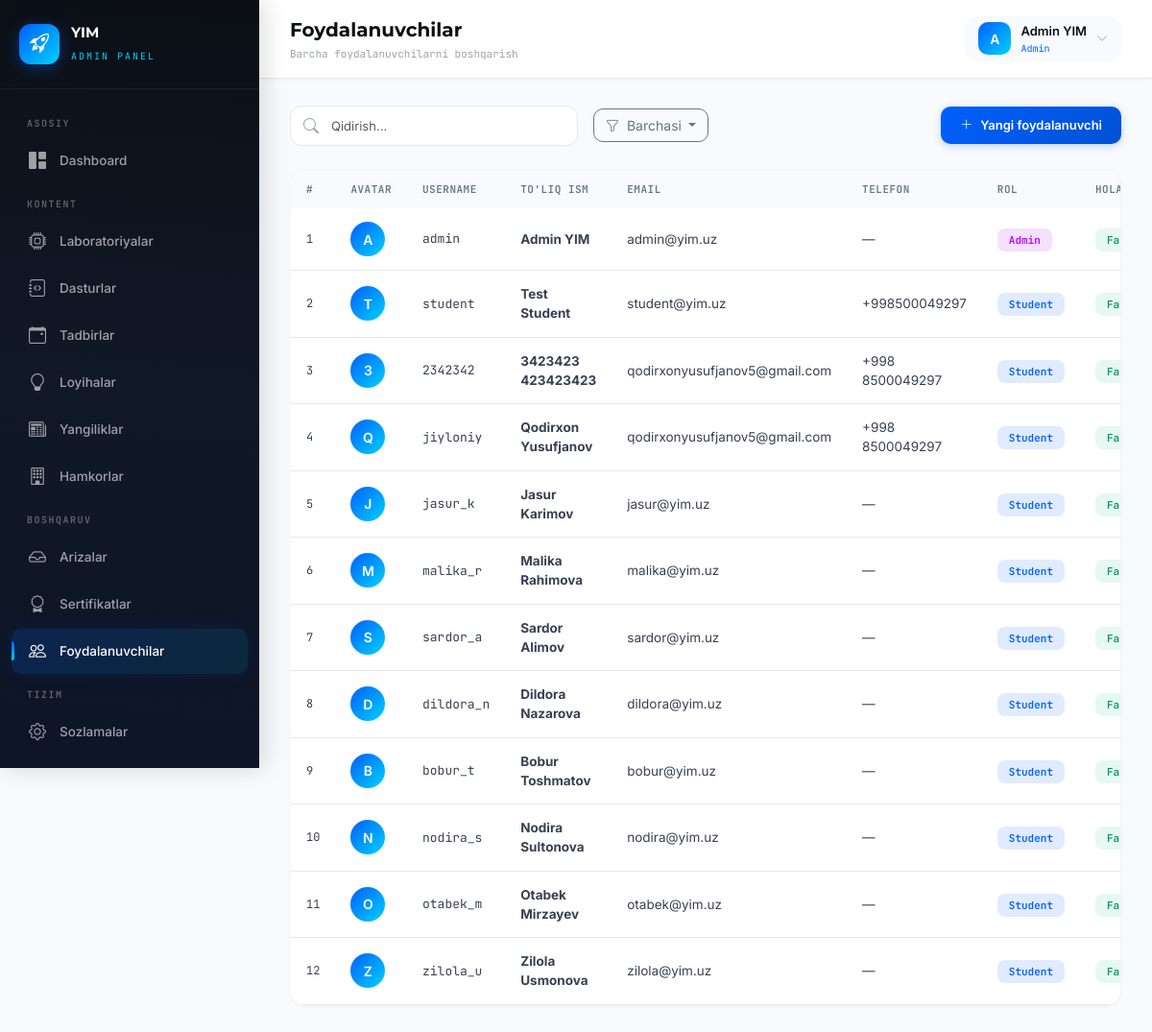
Page /admin-panel/users/ (signed in) on the committed database.
### accounts/models.py (models this page shows, shortened)
class User(AbstractUser):
    ROLE_CHOICES = (
        ('admin', 'Admin'),
        ('student', 'Student'),
    )
    role = models.CharField(max_length=10, choices=ROLE_CHOICES, default='student')
    phone = models.CharField(max_length=20, blank=True, null=True)
    avatar = models.ImageField(upload_to='avatars/', blank=True, null=True)
    bio = models.TextField(blank=True, null=True)
    birth_date = models.DateField(blank=True, null=True)
    @property
    def is_admin_user(self):
        return self.role == 'admin' or self.is_superuser

### dashboard/views.py (the view)
# urls.py: path('users/', views.user_list, name='user_list'),
@admin_required
def user_list(request):
    items = User.objects.all()
    search = request.GET.get('search', '')
    role_filter = request.GET.get('role', '')
    if search:
        items = items.filter(username__icontains=search) | items.filter(first_name__icontains=search) | items.filter(last_name__icontains=search)
    if role_filter:
        items = items.filter(role=role_filter)
    return render(request, 'dashboard/users/list.html', {
        'users': items,
        'search': search,
        'role_filter': role_filter,
    })

### dashboard/context_processors.py (called while the page is built)
def pending_applications(request):
    if request.user.is_authenticated:
        try:
            count = Application.objects.filter(status='pending').count()
            return {'pending_count': count}
        except Exception:
            return {'pending_count': 0}
    return {'pending_count': 0}

### dashboard/views.py (called while the page is built)
def admin_required(view_func):
    @wraps(view_func)
    @login_required
    def wrapper(request, *args, **kwargs):
        if not request.user.is_admin_user:
            messages.error(request, "Sizda ruxsat yo'q!")
            return redirect('login')
        return view_func(request, *args, **kwargs)
    return wrapper

### templates/dashboard/users/list.html (shortened to what this page needs)
{% extends "dashboard/base.html" %}
{% block page_title %}Foydalanuvchilar{% endblock %}
{% block page_subtitle %}Barcha foydalanuvchilarni boshqarish{% endblock %}
{% block content %}
<div class="d-flex justify-content-between align-items-center mb-4 flex-wrap gap-3">
    <div class="d-flex gap-3 align-items-center flex-wrap">
        <div class="search-box">
            <i class="bi bi-search"></i>
            <form method="get">
                <input type="text" class="form-control" name="search" value="{{ search }}" placeholder="Qidirish...">
            </form>
        </div>
        <div class="dropdown">
            <button class="btn btn-outline-secondary dropdown-toggle" type="button" data-bs-toggle="dropdown" style="border-radius: 10px; font-size: 14px;">
                <i class="bi bi-funnel me-1"></i>
                {% if role_filter == 'admin' %}Admin
                {% elif role_filter == 'student' %}Student
                {% else %}Barchasi{% endif %}
            </button>
        </div>
    </div>
    <a href="{% url 'dashboard:user_create' %}" class="btn btn-primary-custom">
        <i class="bi bi-plus-lg me-2"></i>Yangi foydalanuvchi
    </a>
</div>
<div class="data-card animate-in">
    <div class="table-responsive">
        <table class="table table-modern mb-0">
            <thead>
                <tr>
                    <th>#</th>
                    <th>Avatar</th>
                    <th>Username</th>
                    <th>To'liq ism</th>
                    <th>Email</th>
                    <th>Telefon</th>
                    <th>Rol</th>
                    <th>Holat</th>
                </tr>
            </thead>
            <tbody>
                {% for user in users %}
                <tr>
                    <td style="font-family: 'JetBrains Mono'; font-size: 12px;">{{ forloop.counter }}</td>
                    <td>
                        <div style="width: 36px; height: 36px; border-radius: 50%; background: linear-gradient(135deg, var(--primary), var(--neon-cyan)); display: flex; align-items: center; justify-content: center; color: #fff; font-size: 14px; font-weight: 600;">
                            {{ user.first_name|default:user.username|first|upper }}
                        </div>
                    </td>
                    <td style="font-family: 'JetBrains Mono'; font-size: 13px;">{{ user.username }}</td>
                    <td><strong>{{ user.get_full_name|default:"—" }}</strong></td>
                    <td>{{ user.email|default:"—" }}</td>
                    <td>{{ user.phone|default:"—" }}</td>
                    <td>
                        {% if user.is_staff %}
                        <span class="badge-status" style="background: rgba(176,0,255,0.12); color: #B000FF;">Admin</span>
                        {% else %}
                        <span class="badge-status" style="background: rgba(0,95,253,0.12); color: #005FFD;">Student</span>
                        {% endif %}
                    </td>
                    <td>
                        {% if user.is_active %}
                        <span class="badge-status badge-active">Faol</span>
                        {% else %}
                        <span class="badge-status badge-inactive">Nofaol</span>
                        {% endif %}
                    </td>
                </tr>
                {% endfor %}
            </tbody>
        </table>
    </div>
</div>
{% endblock %}

### templates/dashboard/base.html (shortened to what this page needs)
{% load static %}
<!DOCTYPE html>
<html lang="uz" data-bs-theme="light">
<head>
    <link href="https://cdn.jsdelivr.net/npm/bootstrap@5.3.3/dist/css/bootstrap.min.css" rel="stylesheet">
    <link href="https://cdn.jsdelivr.net/npm/bootstrap-icons@1.11.3/font/bootstrap-icons.min.css" rel="stylesheet">
</head>
<body>
    <aside class="sidebar" id="sidebar">
        <div class="sidebar-brand">
            <div class="brand-icon">
                <i class="bi bi-rocket-takeoff"></i>
            </div>
            <div>
                <h5>YIM</h5>
                <small>Admin Panel</small>
            </div>
        </div>
        <nav class="sidebar-nav">
            <div class="nav-section-title">Asosiy</div>
            <a href="{% url 'dashboard:home' %}" class="nav-link {% if request.resolver_match.url_name == 'home' %}active{% endif %}">
                <i class="bi bi-grid-1x2-fill"></i>
                Dashboard
            </a>
            <div class="nav-section-title">Kontent</div>
            <a href="{% url 'dashboard:laboratory_list' %}" class="nav-link {% if 'laborator' in request.resolver_match.url_name %}active{% endif %}">
                <i class="bi bi-cpu"></i>
                Laboratoriyalar
            </a>
            <a href="{% url 'dashboard:program_list' %}" class="nav-link {% if 'program' in request.resolver_match.url_name %}active{% endif %}">
                <i class="bi bi-journal-code"></i>
                Dasturlar
            </a>
            <a href="{% url 'dashboard:event_list' %}" class="nav-link {% if 'event' in request.resolver_match.url_name %}active{% endif %}">
                <i class="bi bi-calendar-event"></i>
                Tadbirlar
            </a>
            <a href="{% url 'dashboard:project_list' %}" class="nav-link {% if 'project' in request.resolver_match.url_name %}active{% endif %}">
                <i class="bi bi-lightbulb"></i>
                Loyihalar
            </a>
            <a href="{% url 'dashboard:news_list' %}" class="nav-link {% if 'news' in request.resolver_match.url_name %}active{% endif %}">
                <i class="bi bi-newspaper"></i>
                Yangiliklar
            </a>
            <a href="{% url 'dashboard:partner_list' %}" class="nav-link {% if 'partner' in request.resolver_match.url_name %}active{% endif %}">
                <i class="bi bi-building"></i>
                Hamkorlar
            </a>
            <div class="nav-section-title">Boshqaruv</div>
            <a href="{% url 'dashboard:application_list' %}" class="nav-link {% if 'application' in request.resolver_match.url_name %}active{% endif %}">
                <i class="bi bi-inbox"></i>
                Arizalar
            </a>
            <a href="{% url 'dashboard:certificate_list' %}" class="nav-link {% if 'certificate' in request.resolver_match.url_name %}active{% endif %}">
                <i class="bi bi-award"></i>
                Sertifikatlar
            </a>
            <a href="{% url 'dashboard:user_list' %}" class="nav-link {% if 'user' in request.resolver_match.url_name %}active{% endif %}">
                <i class="bi bi-people"></i>
                Foydalanuvchilar
            </a>
            <div class="nav-section-title">Tizim</div>
            <a href="{% url 'dashboard:site_settings' %}" class="nav-link {% if request.resolver_match.url_name == 'site_settings' %}active{% endif %}">
                <i class="bi bi-gear"></i>
                Sozlamalar
            </a>
            <a href="{% url 'logout' %}" class="nav-link" style="color: rgba(239, 68, 68, 0.7);">
                <i class="bi bi-box-arrow-left"></i>
            </a>
        </nav>
    </aside>
    <div class="main-content">
        <header class="topbar">
            <div class="d-flex align-items-center gap-3">
                <div class="page-title">
                    {% block page_title %}Dashboard{% endblock %}
                    <small>{% block page_subtitle %}Yoshlar innovatsiya markazi{% endblock %}</small>
                </div>
            </div>
            <div class="topbar-right">
                <div class="dropdown">
                    <div class="user-info" data-bs-toggle="dropdown">
                        <div class="user-avatar">
                            {{ request.user.username|first|upper }}
                        </div>
                        <div>
                            <div class="name">{{ request.user.get_full_name|default:request.user.username }}</div>
                            <div class="role-badge">{{ request.user.get_role_display|default:"Admin" }}</div>
                        </div>
                        <i class="bi bi-chevron-down" style="font-size: 12px; color: #9CA3AF;"></i>
                    </div>
                </div>
            </div>
        </header>
        <div class="content-area">
            {% block content %}{% endblock %}
        </div>
    </div>
</body>
</html>

### rows in the picture
User: user.username|first "A", user.get_full_name "Admin YIM", user.role "Admin", first_name|first "A", username "admin", get_full_name "Admin YIM", email "admin@yim.uz", phone "—", is_staff "Admin", is_active "Faol"
User: first_name|first "T", username "student", get_full_name "Test Student", email "student@yim.uz", phone "+998500049297", is_staff "Student", is_active "Faol"
User: first_name|first "3", username "2342342", get_full_name "3423423 423423423", email "qodirxonyusufjanov5@gmail.com", phone "+998 8500049297", is_staff "Student", is_active "Faol"
User: first_name|first "Q", username "jiyloniy", get_full_name "Qodirxon Yusufjanov", email "qodirxonyusufjanov5@gmail.com", phone "+998 8500049297", is_staff "Student", is_active "Faol"
User: first_name|first "J", username "jasur_k", get_full_name "Jasur Karimov", email "jasur@yim.uz", phone "—", is_staff "Student", is_active "Faol"
User: first_name|first "M", username "malika_r", get_full_name "Malika Rahimova", email "malika@yim.uz", phone "—", is_staff "Student", is_active "Faol"
User: first_name|first "S", username "sardor_a", get_full_name "Sardor Alimov", email "sardor@yim.uz", phone "—", is_staff "Student", is_active "Faol"
User: first_name|first "D", username "dildora_n", get_full_name "Dildora Nazarova", email "dildora@yim.uz", phone "—", is_staff "Student", is_active "Faol"
User: first_name|first "B", username "bobur_t", get_full_name "Bobur Toshmatov", email "bobur@yim.uz", phone "—", is_staff "Student", is_active "Faol"
User: first_name|first "N", username "nodira_s", get_full_name "Nodira Sultonova", email "nodira@yim.uz", phone "—", is_staff "Student", is_active "Faol"
User: first_name|first "O", username "otabek_m", get_full_name "Otabek Mirzayev", email "otabek@yim.uz", phone "—", is_staff "Student", is_active "Faol"
User: first_name|first "Z", username "zilola_u", get_full_name "Zilola Usmonova", email "zilola@yim.uz", phone "—", is_staff "Student", is_active "Faol"
